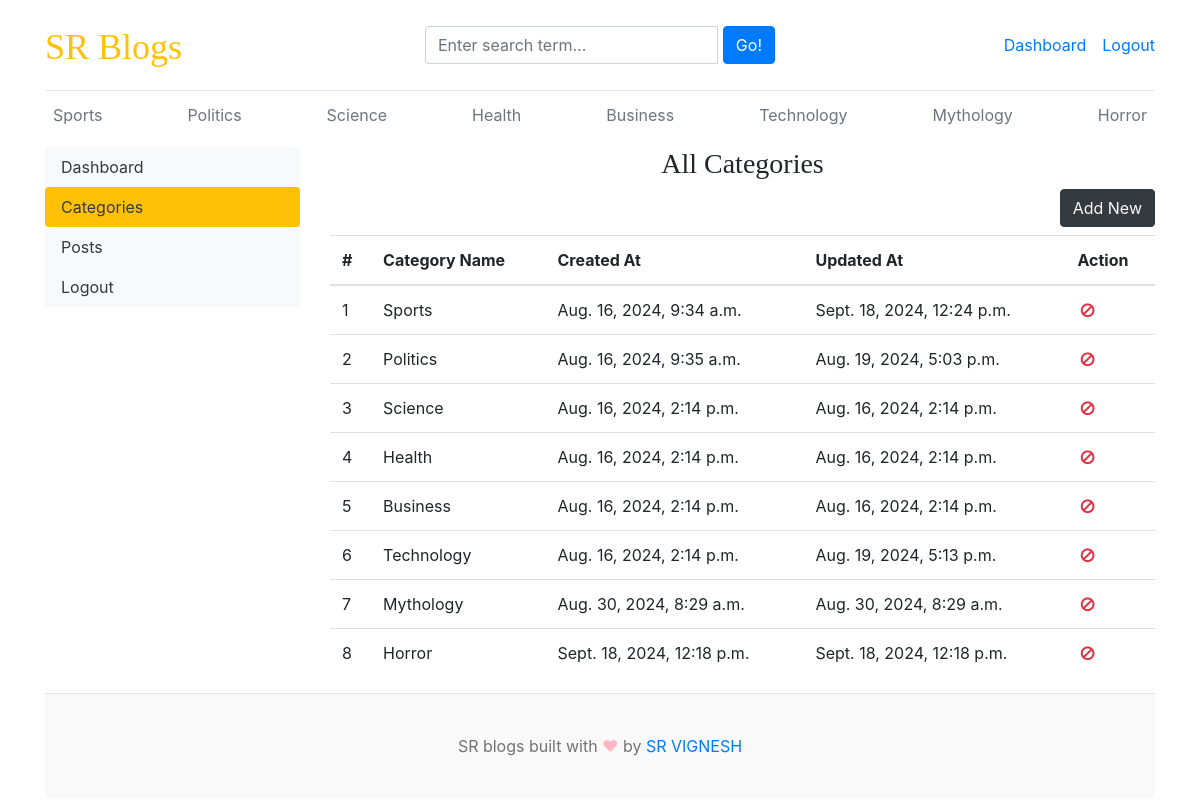
The page /dashboard/categories/ (signed in) on the database as committed earlier.
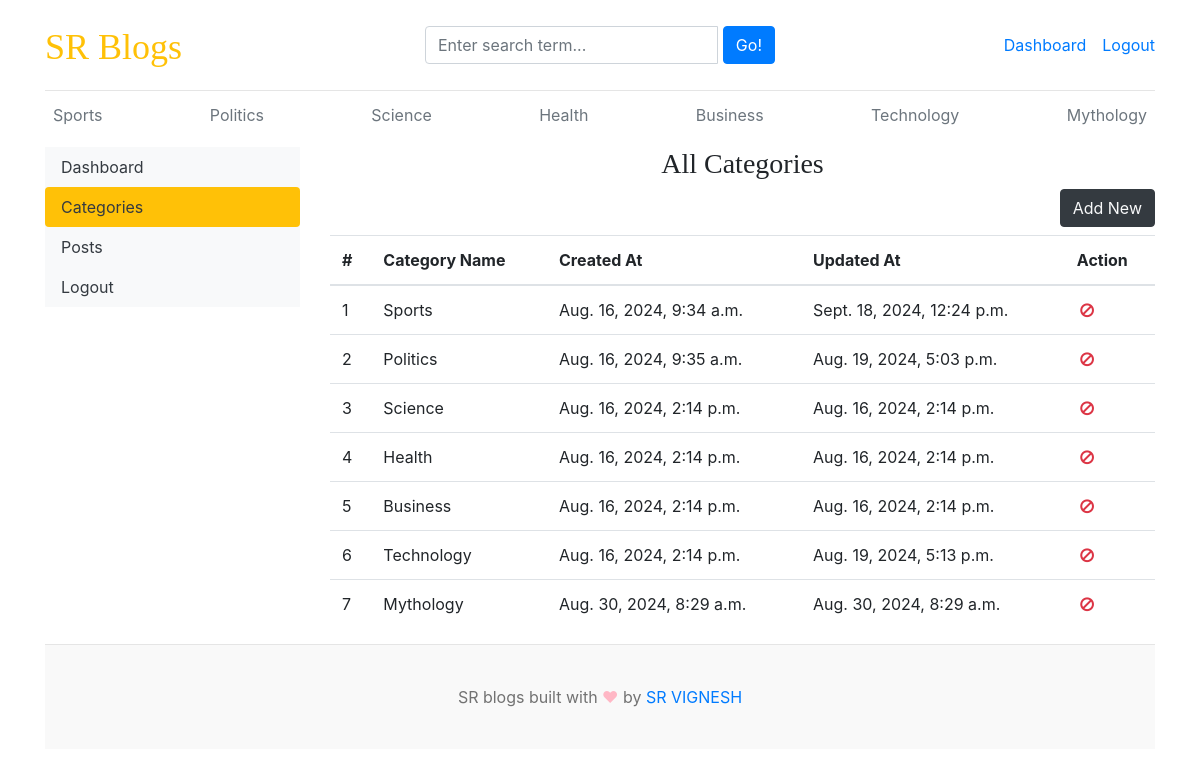
The same page on the database as committed later.
### blogs/models.py (models this page shows)
class Category(models.Model):
    category_name=models.CharField(max_length=50,unique=True)
    created_at=models.DateTimeField(auto_now_add=True)
    updated_at=models.DateTimeField(auto_now=True)
    class Meta:
        verbose_name_plural='categories'
    def __str__(self):
        return self.category_name

### dashboards/views.py (the view)
# urls.py: path('categories/',views.categories,name='categories'),
@login_required(login_url='login')
def categories(request):
    return render(request,'dashboard/categories.html')

### blogs/context_processors.py (called while the page is built)
def get_categories(request):
    categories=Category.objects.all()
    return dict(categories=categories)

def get_social_links(request):
    social_links=SocialLink.objects.all()
    return dict(social_links=social_links)

### templates/dashboard/categories.html (shortened to what this page needs)
{% extends 'base.html' %}
{% block content %}
<div class="row">
    {% include 'dashboard/sidebar.html' %}
     <div class="col-md-9">
        <h3 class="text-center">All Categories</h3>
        <a href="{% url 'add_category' %}" class="btn btn-dark text-light float-right mb-2">Add New</a>
        <table class="table table-hover">
            <thead>
              <tr>
                <th>#</th>
                <th>Category Name</th>
                <th>Created At</th>
                <th>Updated At</th>
                <th>Action</th>
              </tr>
            </thead>
            <tbody>
            {% for category in categories %}
              <tr>
                <td>{{ forloop.counter }}</td>
                <td>{{ category }}</td>
                <td>{{ category.created_at }}</td>
                <td>{{ category.updated_at }}</td>
                <td>
                  {% if user.is_staff %}
                    <a href="{% url 'edit_category' category.id %}"><i class="fa fa-edit text-success"></i></a>
                    &nbsp;
                   <!-- <a href="{% url 'delete_category' category.id %}"><i class="fa fa-trash text-danger"></i></a>
                -->
                <a href="#" onclick="showDeleteModal({{ category.id }}); return false;">
                  <i class="fa fa-trash text-danger"></i>
                </a>
                   {% else %}
                  <i class="fa fa-ban fa-fw text-danger"></i>
                  {% endif %}
                </td>
              </tr>
            {% endfor %}
            </tbody>
          </table>
     </div>
</div>
{% endblock %}

### templates/base.html (shortened to what this page needs)
{% load static %}
<!DOCTYPE html>
<html lang="en">
<head>
    <link href="https://getbootstrap.com/docs/4.0/dist/css/bootstrap.min.css" rel="stylesheet">
    <link href="{% static 'css/blog.css' %}" rel="stylesheet">
    <link rel="stylesheet" href="https://stackpath.bootstrapcdn.com/bootstrap/4.5.2/css/bootstrap.min.css">
    <link rel="stylesheet" href="https://cdnjs.cloudflare.com/ajax/libs/font-awesome/5.15.4/css/all.min.css">
    <link rel="stylesheet" href="https://cdnjs.cloudflare.com/ajax/libs/font-awesome/4.7.0/css/font-awesome.min.css">
  </head>
<body>
    <div class="container">
      <header class="blog-header py-3">
        <div class="row flex-nowrap justify-content-between align-items-center">
          <div class="col-4 pt-1">
            <a class="blog-header-logo text-warning" href="/">SR Blogs</a>
          </div>
          <div class="col-4">
            <form action="{% url 'search' %}" method="GET">
                <div class="input-group">
                    <input class="form-control" type="text" name="keyword" value="{{ keyword }}" placeholder="Enter search term..." aria-label="Enter search term..." aria-describedby="button-search" />&nbsp;
                    <button type="submit" class="btn btn-primary" id="button-search" type="button">Go!</button>
                </div>
            </form>
          </div>
          <div class="col-4 d-flex justify-content-end align-items-center">
            {% if not user.is_authenticated %}
            <a class="btn btn-sm btn-warning" href="{% url 'login' %}">Login</a> &nbsp;
            <a class="btn btn-sm btn-outline-secondary" href="{% url 'register' %}">Register</a>
            {% else %}
            <span><a href="{% url 'dashboard' %}">Dashboard</a></span>
            <span><a href="{% url 'logout' %}">Logout</a></span>
            {% endif %}
          </div>
        </div>
      </header>
      <div class="nav-scroller py-1 mb-2">
        <nav class="nav d-flex justify-content-between">
          {% for category in categories %}
          <a class="p-2 text-muted" href="{% url 'posts_by_category' category.id %}">{{ category.category_name }}</a>
          {% endfor %}
        </nav>
      </div>
{% block content %}
{% endblock %}
<footer class="blog-footer">
    <p>SR blogs built with <span style="color:#FFB7C5;">&#9829;</span> by <a href="#">SR VIGNESH</a></p>
  </footer>
  </body>
  </html>

Rows that differ between the two databases and show on the page:
removed Category: category_name "Horror", created_at "Sept. 18, 2024, 12:18 p.m.", updated_at "Sept. 18, 2024, 12:18 p.m."
